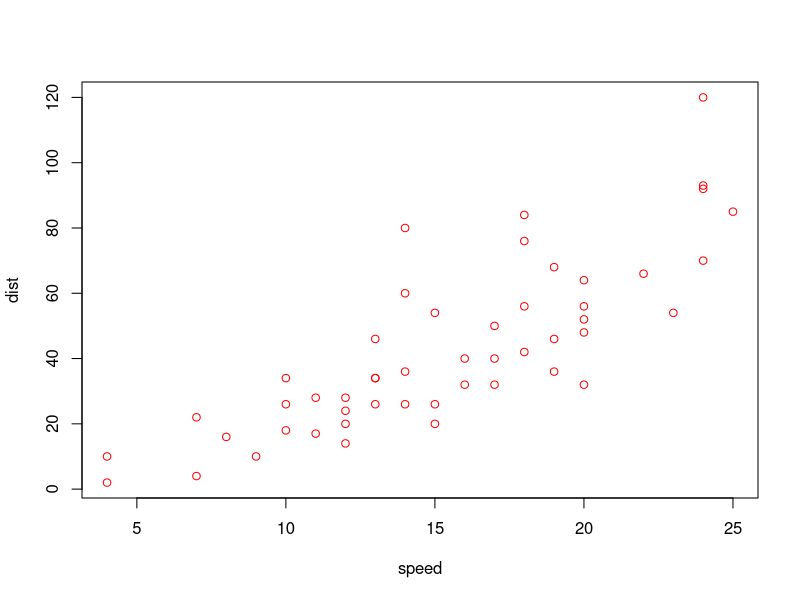

This chart was generated by the following R code:
## ---- chunk 1
knitr::opts_chunk$set(echo = TRUE)
## ---- chunk 2
data(cars)
summary(cars)
3+3
4+5
plot(cars, col="red")
